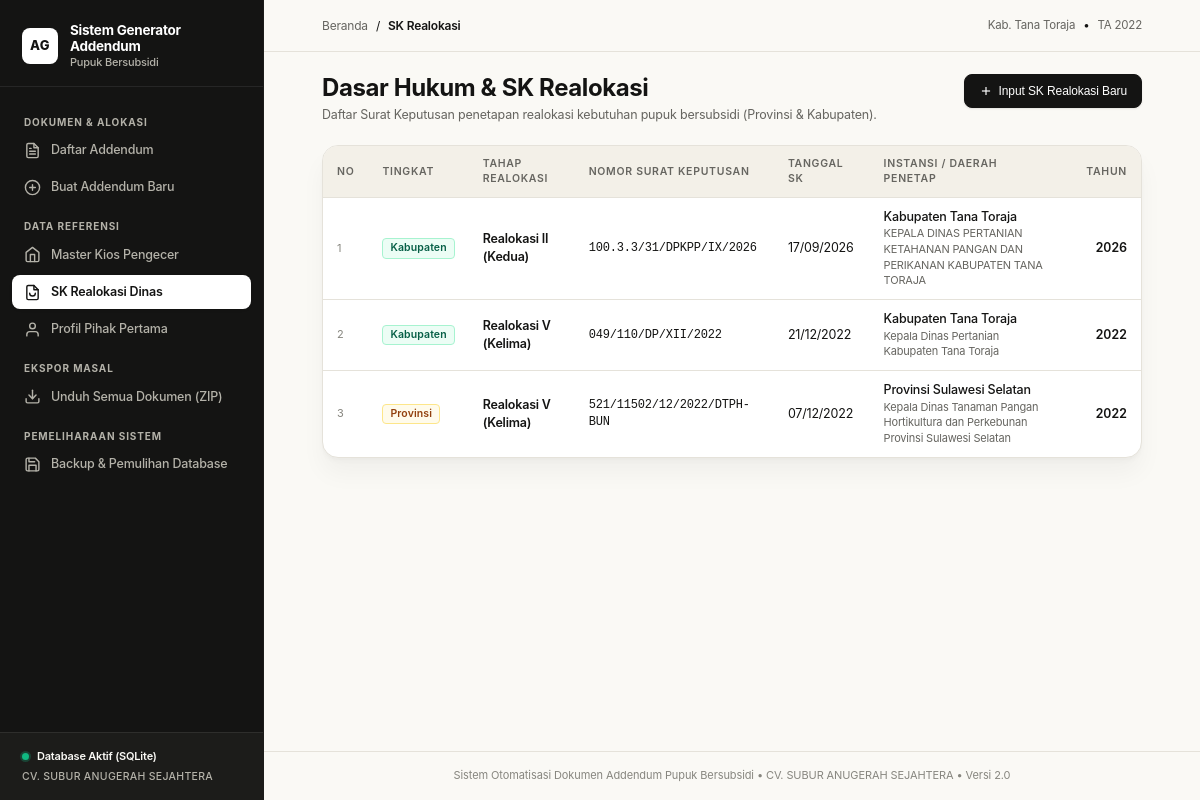
Page /sk on the earlier database version.
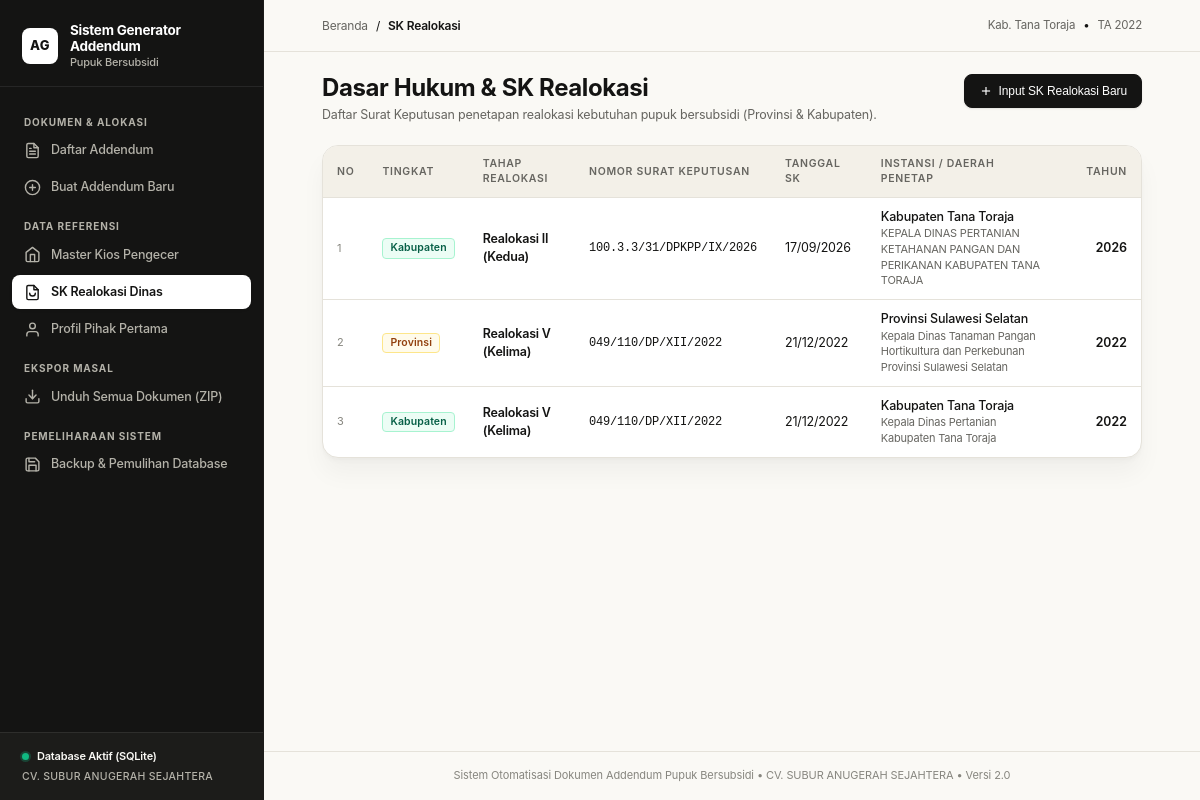
Same page on the later database version.
### models.py (models this page shows)
class SKRealokasi(Base):
    __tablename__ = "sk_realokasi"
    id = Column(Integer, primary_key=True, autoincrement=True)
    tingkat = Column(String(50), nullable=False)
    nama_pejabat_dinas = Column(String(200), nullable=False)
    nama_daerah = Column(String(100), nullable=False)
    nomor_sk = Column(String(150), nullable=False)
    tanggal_sk = Column(Date, nullable=False)
    realokasi_ke = Column(String(50), nullable=False)
    tahun_anggaran = Column(Integer, nullable=False)

### app.py (the view)
@app.route("/sk")
def sk_list():
    db = get_db()
    sk_items = db.query(SKRealokasi).order_by(SKRealokasi.tanggal_sk.desc()).all()
    return render_template("sk_list.html", sk_list=sk_items)

### app.py (called while the page is built)
def get_db():
    if "db" not in g:
        g.db = SessionLocal()
    return g.db

@app.teardown_appcontext
def teardown_db(exception=None):
    db = g.pop("db", None)
    if db is not None:
        db.close()

@app.context_processor
def inject_global_data():
    db = get_db()
    dist = db.query(Distributor).first()
    return {"app_distributor": dist}

### templates/sk_list.html (shortened to what this page needs)
{% extends "base.html" %}
{% block breadcrumb %}SK Realokasi{% endblock %}
{% block content %}
<div class="page-title-group">
  <div>
    <h1 class="page-headline">Dasar Hukum & SK Realokasi</h1>
    <p class="page-subheadline">Daftar Surat Keputusan penetapan realokasi kebutuhan pupuk bersubsidi (Provinsi & Kabupaten).</p>
  </div>
  <div class="page-action-buttons">
    <button onclick="document.getElementById('modalSK').style.display='flex'" class="btn btn-primary">
      <svg width="14" height="14" viewBox="0 0 24 24" fill="none" stroke="currentColor" stroke-width="2"><line x1="12" y1="5" x2="12" y2="19"></line><line x1="5" y1="12" x2="19" y2="12"></line></svg>
      Input SK Realokasi Baru
    </button>
  </div>
</div>
<div class="table-wrapper">
  <table class="data-table">
    <thead>
      <tr>
        <th style="width: 45px;">NO</th>
        <th style="width: 100px;">TINGKAT</th>
        <th>TAHAP REALOKASI</th>
        <th>NOMOR SURAT KEPUTUSAN</th>
        <th>TANGGAL SK</th>
        <th>INSTANSI / DAERAH PENETAP</th>
        <th style="text-align: right; width: 80px;">TAHUN</th>
      </tr>
    </thead>
    <tbody>
      {% for sk in sk_list %}
      <tr>
        <td style="color: var(--text-muted); font-size: 11px;">{{ loop.index }}</td>
        <td>
          <span class="badge {% if sk.tingkat == 'Provinsi' %}badge-amber{% else %}badge-green{% endif %}">
            {{ sk.tingkat }}
          </span>
        </td>
        <td style="font-weight: 600; color: var(--text-primary);">{{ sk.realokasi_ke }}</td>
        <td style="font-family: var(--font-mono); font-size: 12px; font-weight: 500;">{{ sk.nomor_sk }}</td>
        <td>{{ sk.tanggal_sk.strftime('%d/%m/%Y') }}</td>
        <td>
          <div style="font-weight: 500;">{{ sk.nama_daerah }}</div>
          <div style="font-size: 11px; color: var(--text-secondary);">{{ sk.nama_pejabat_dinas }}</div>
        </td>
        <td style="text-align: right; font-variant-numeric: tabular-nums; font-weight: 600;">{{ sk.tahun_anggaran }}</td>
      </tr>
      {% endfor %}
    </tbody>
  </table>
</div>
{% endblock %}

Differences in the rows shown:
changed SKRealokasi "Provinsi Sulawesi Selatan": nomor_sk "521/11502/12/2022/DTPH-BUN" → "049/110/DP/XII/2022"; tanggal_sk "07/12/2022" → "21/12/2022"; moves up the list
